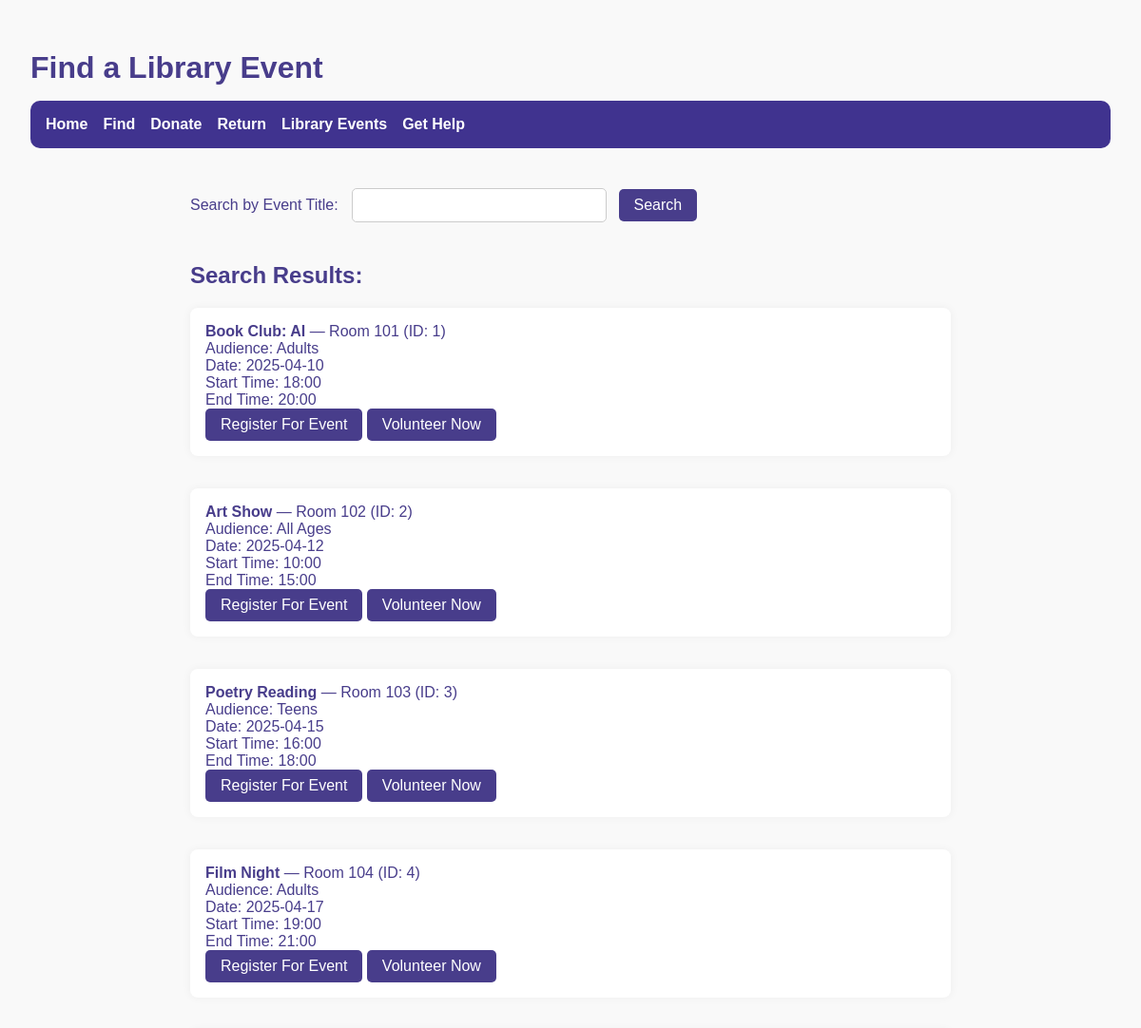
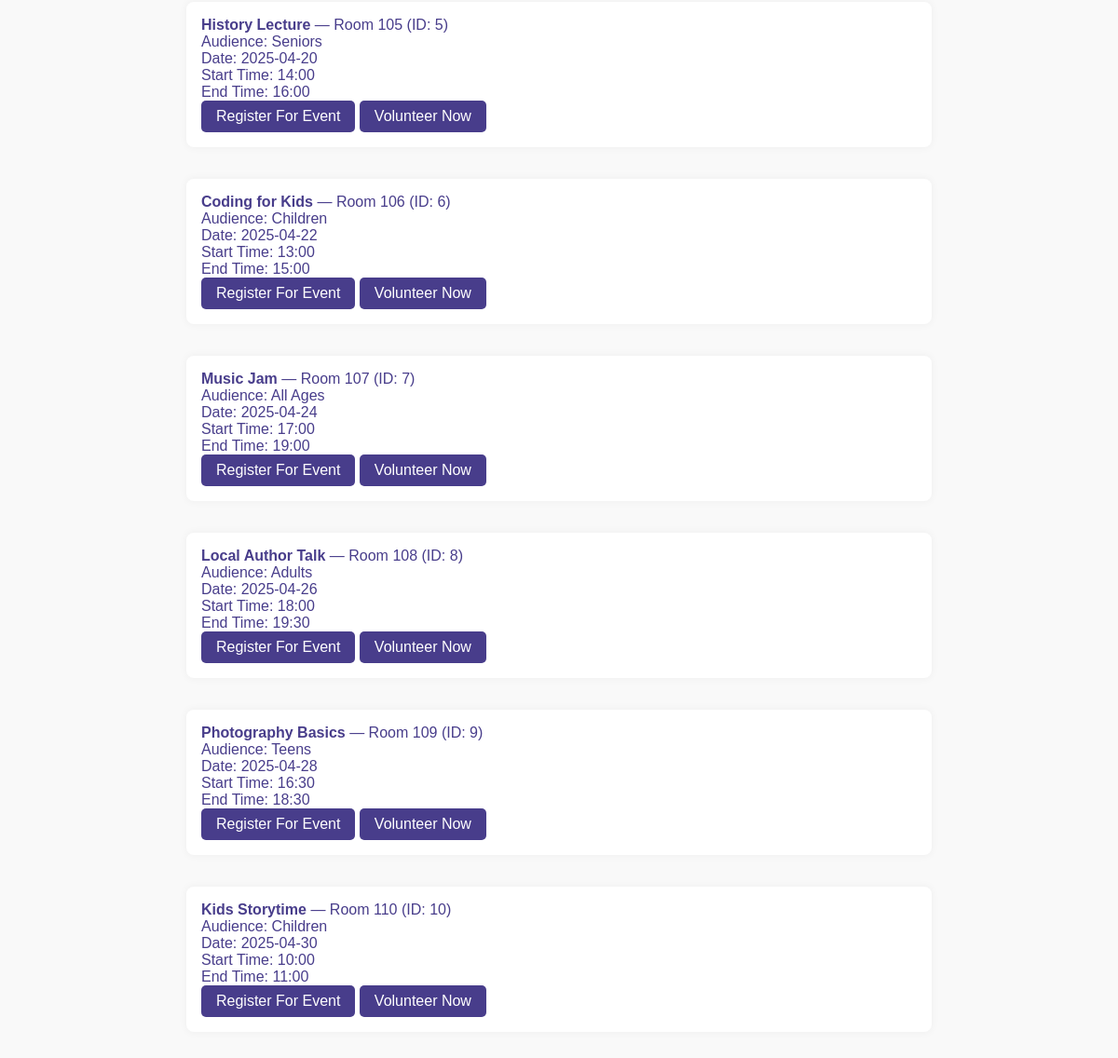
The app's page /findEvent with its own data (2 pictures, top to bottom).
### tables this page shows
CREATE TABLE LibraryEvents (
        event_id INTEGER PRIMARY KEY,
        location TEXT,
        title TEXT,
        audience TEXT,
        date TEXT,
        start_time TEXT,
        end_time TEXT
    );

### modules/routes.py (the view)
    @app.route('/findEvent', methods=['GET', 'POST'])
    def find_event():
        search_query = ''
        conn = sqlite3.connect('library.db')
        cur = conn.cursor()
        if request.method == 'POST':
            search_query = request.form['title']
        query = ('''
            SELECT *
            FROM LibraryEvents le
        ''')
        params = ()
        if search_query:
            query += ' WHERE le.title LIKE ?'
            params = (f'%{search_query}%',)
        cur.execute(query, params)
        eventResults = cur.fetchall()
        conn.close()
        return render_template('findEvent.html', eventResults=eventResults,search_query=search_query, message=request.args.get('message'))

### templates/findEvent.html (shortened to what this page needs)
{% extends 'base.html' %}
{% block head %}
    <h1>Find a Library Event</h1>
{% endblock %}
{% block body %}
    <form method="POST">
        <label for="title">Search by Event Title:</label>
        <input type="text" id="title" name="title" required>
        <button type="submit">Search</button>
    </form>
    {% if eventResults %}
        <h2>Search Results:</h2>
        <ul>
            {% for item in eventResults %}
                <li>
                    <strong>{{ item[2] }}</strong> — {{ item[1] }} (ID: {{ item[0] }})<br>
                    {% if item[3] %}
                        Audience: {{ item[3] }}<br>
                        Date: {{ item[4] }}<br>
                        Start Time: {{ item[5] }}<br>
                        End Time: {{ item[6] }}<br>
                        <button onclick="openForm('register-modal{{ item[0] }}')">Register For Event</button>
                        <button onclick="openForm('volunteer-modal{{ item[0] }}')">Volunteer Now</button>
                    {% endif %}
                </li><br>
            {% endfor %}
        </ul>
    {% elif request.method == 'POST' %}
        <p>No results found.</p>
    {% endif %}
{% endblock %}

### static/style.css (style rules this page uses)
body { margin: 0; font-family: sans-serif; color: darkslateblue; background-color: #f9f9f9; padding: 2rem; }
h1 { color: darkslateblue; margin-bottom: 1rem; }
form { margin-bottom: 2rem; }
input[type="text"] { padding: 0.5rem; font-size: 1rem; width: 250px; margin-right: 0.5rem; border: 1px solid #ccc; border-radius: 5px; }
button { padding: 0.5rem 1rem; font-size: 1rem; background-color: darkslateblue; color: white; border: none; border-radius: 5px; cursor: pointer; }
ul { list-style: none; padding: 0; }
li { background: white; padding: 1rem; margin-bottom: 1rem; border-radius: 8px; box-shadow: 0 0 10px rgba(0,0,0,0.05); }
input, #openEventForm { margin: 10px; padding: 8px; width: 80%; }

### records on screen
LibraryEvents: title "Book Club: AI", location "Room 101", event_id "1", audience "Adults", date "2025-04-10", start_time "18:00", end_time "20:00"
LibraryEvents: title "Art Show", location "Room 102", event_id "2", audience "All Ages", date "2025-04-12", start_time "10:00", end_time "15:00"
LibraryEvents: title "Poetry Reading", location "Room 103", event_id "3", audience "Teens", date "2025-04-15", start_time "16:00", end_time "18:00"
LibraryEvents: title "Film Night", location "Room 104", event_id "4", audience "Adults", date "2025-04-17", start_time "19:00", end_time "21:00"
LibraryEvents: title "History Lecture", location "Room 105", event_id "5", audience "Seniors", date "2025-04-20", start_time "14:00", end_time "16:00"
LibraryEvents: title "Coding for Kids", location "Room 106", event_id "6", audience "Children", date "2025-04-22", start_time "13:00", end_time "15:00"
LibraryEvents: title "Music Jam", location "Room 107", event_id "7", audience "All Ages", date "2025-04-24", start_time "17:00", end_time "19:00"
LibraryEvents: title "Local Author Talk", location "Room 108", event_id "8", audience "Adults", date "2025-04-26", start_time "18:00", end_time "19:30"
LibraryEvents: title "Photography Basics", location "Room 109", event_id "9", audience "Teens", date "2025-04-28", start_time "16:30", end_time "18:30"
LibraryEvents: title "Kids Storytime", location "Room 110", event_id "10", audience "Children", date "2025-04-30", start_time "10:00", end_time "11:00"
